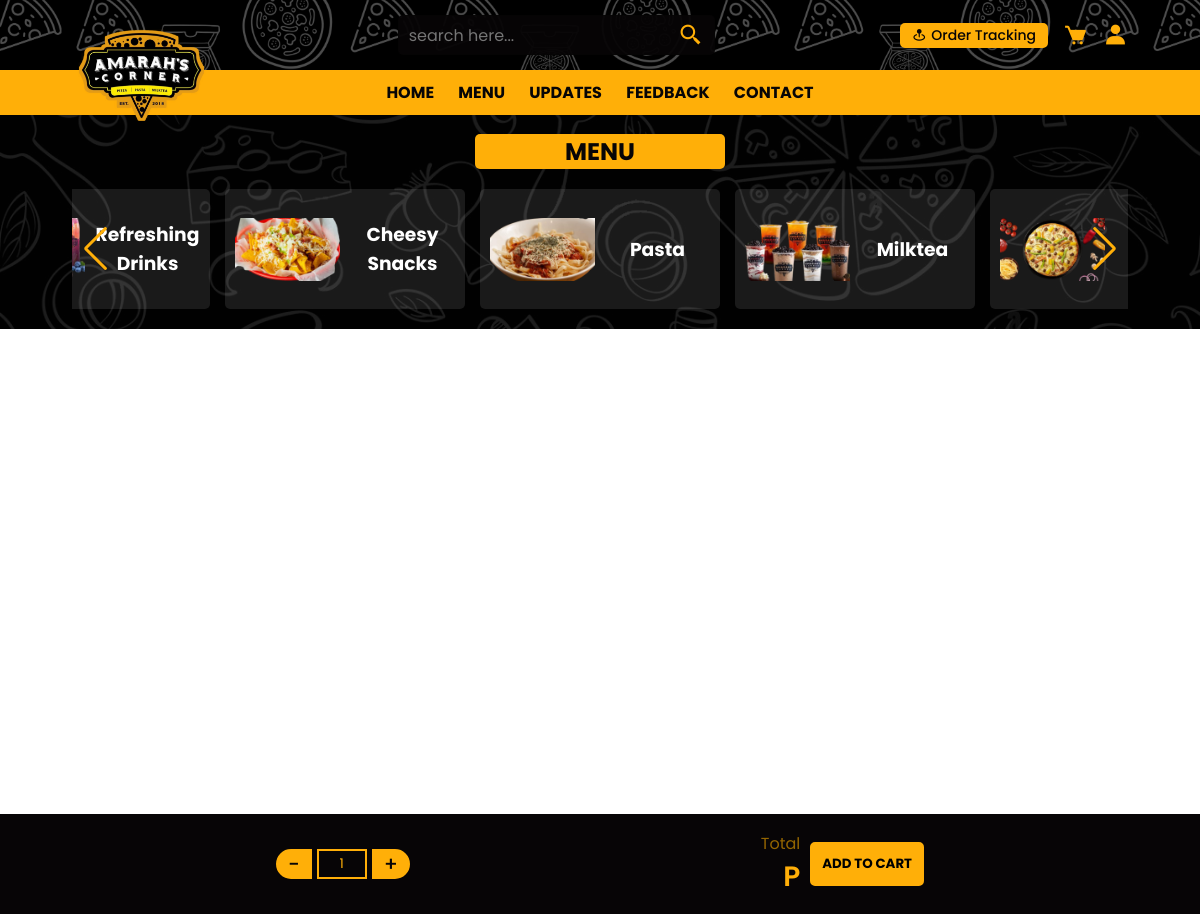
The page /product.php on the database its author committed.
### tables this page shows
CREATE TABLE `category` (
  `category_id` int(11) NOT NULL,
  `category_title` varchar(255) DEFAULT NULL,
  `categoty_thumbnail` varchar(255) DEFAULT NULL
);

### product.php (the view, shortened to what this page needs)
<?php
require_once "./includes/database_conn.php";
?>
<!DOCTYPE html>
<html lang="en">
<head>
    <link rel="stylesheet" href="https://unpkg.com/swiper@8/swiper-bundle.min.css" />
    <link href='https://unpkg.com/boxicons@2.1.2/css/boxicons.min.css' rel='stylesheet'>
    <link rel="stylesheet" href="https://cdnjs.cloudflare.com/ajax/libs/font-awesome/6.1.1/css/all.min.css">
    <link rel="stylesheet" href="./assets/css/backup.css">
    <link rel="stylesheet" type="text/css" href="https://cdn.datatables.net/1.12.0/css/jquery.dataTables.min.css" />
</head>
<body>
    <?php include './includes/navbar.php';?>
    <section class="menu" id="menu">
        <h3 class="title-header">Menu</h3>
        <div class="menu__container">
            <div class="menu__wrapper swiper mySwiper">
                <div class="menu__content swiper-wrapper">
                <?php
                $get_category = mysqli_query($conn, "SELECT * FROM category");
                foreach ($get_category as $category_row) {
                $encryptedCategoryId = urlencode(base64_encode($category_row['category_id']));
                ?>
                    <a href="catalog?id=<?php echo $encryptedCategoryId; ?>" class="menu__card swiper-slide">
                        <div class="menu__image">
                            <img src="./assets/images/<?php echo $category_row['categoty_thumbnail']; ?>">
                        </div>
                        <div class="menu__name">
                            <h3><?php echo ucwords($category_row['category_title']); ?></h3>
                        </div>
                    </a>
                <?php
                }
                ?>
                </div>
                <div class="swiper-button-next"></div>
                <div class="swiper-button-prev"></div>
            </div>
        </div>
    </section>
    <form action="" id="cart">
    <div class="product-footer">
        <div class="product-footer__wrapper">
            <div class="qty-container">
                <div class="prev qtyBtn">-</div>
                <div class="next qtyBtn">+</div>
                <input class="number-spinner" type="number" name="qty" id="qty" value="1" min="1">
            </div>
            <div class="total-box">
                <div class="total">
                    <span class="totalText">Total</span>
                    <span class="totalPrice">P</span>
                </div>
                <div class="btn-container">
                    <button type="submit" id="addToCart">ADD TO CART</button>
                </div>
            </div>
        </div>
    </div>
    </form>
</body>
</html>

### includes/navbar.php (shortened to what this page needs)
<header class="header">
    <div class="header-1">
        <a href="#" class="logo"><img src="./assets/images/official_logo.png" alt=""></a>
        <form action="#" class="search-form">
            <input type="text" name="search-input" id="search-input" placeholder="search here...">
            <label for="search-input" class="bx bx-search-alt-2"></label>
        </form>
        <div class="left">
            <div id="tracking" class="tracking"><i class='bx bxs-map-pin'></i><span>Order Tracking</span></div>
            <a href="cart" class="nav-link">
                <i class="bx bxs-cart"></i>
            </a>
            <a href="login" id="login-btn" class="bx bxs-user loginBtn"></a>
        </div>
    </div>
</header>
<nav class="custom-nav">
    <a href="index">home</a>
    <a href="index#menu">menu</a>
    <a href="index#updates">updates</a>
    <a href="index#feedbacks">feedback</a>
    <a href="index#footer">contact</a>
</nav>

### product.php (style rules this page uses)
body { background: url(./assets/images/background.png) no-repeat; background-size: cover; background-position: center; background-attachment: fixed; height: 100vh; }

### rows shown on the page
category: categoty_thumbnail (picture), category_title "Pasta"
category: categoty_thumbnail (picture), category_title "Milktea"
category: categoty_thumbnail (picture)
category: categoty_thumbnail (picture), category_title "Refreshing Drinks"
category: categoty_thumbnail (picture), category_title "Cheesy Snacks"
